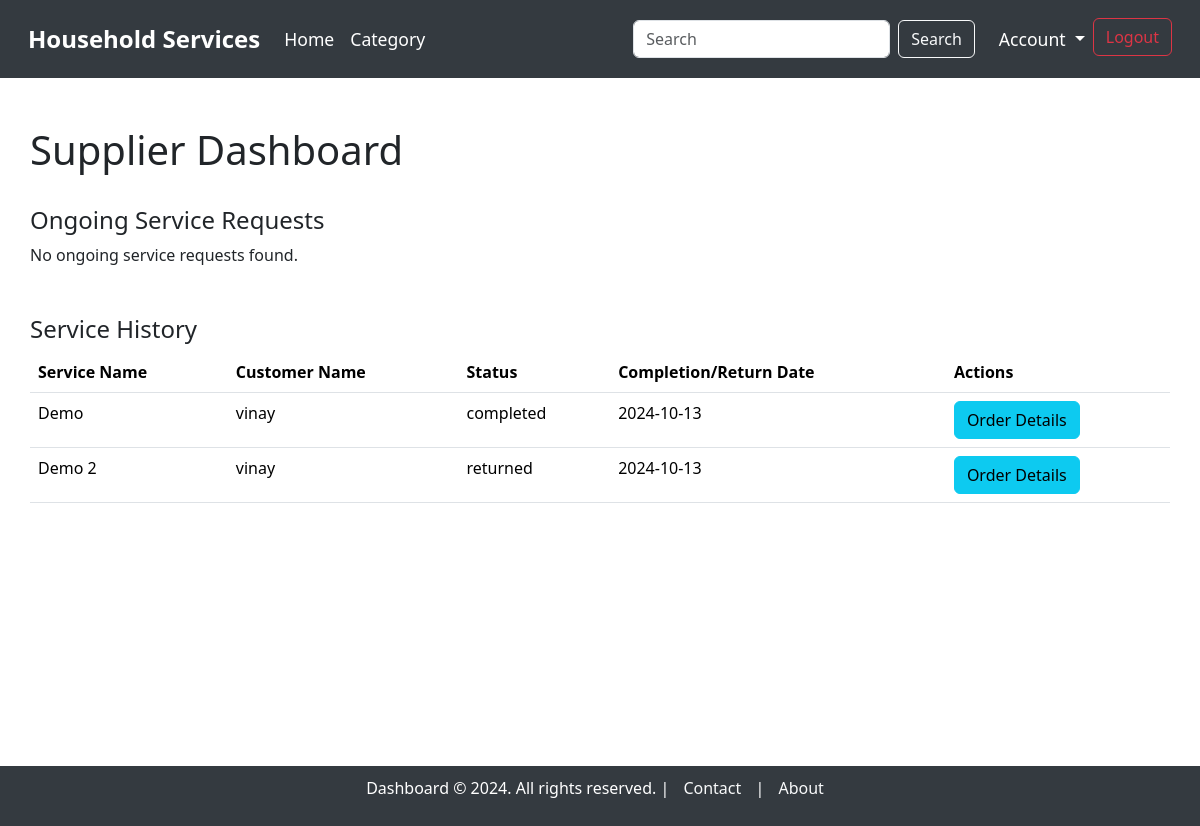
/supplier_dashboard (signed in), run on an earlier commit of the app's database.
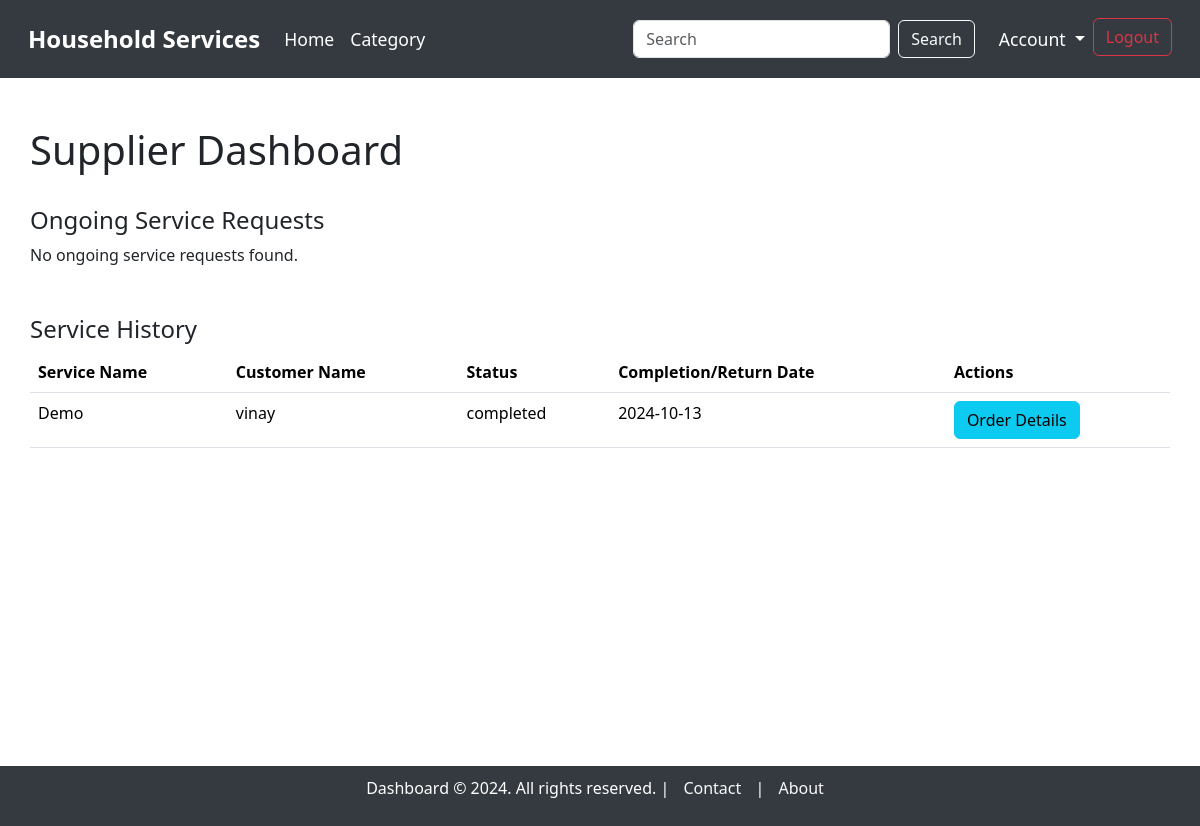
And on a later commit of the database.
### model.py (models this page shows, shortened)
class ServiceRequest(db.Model):
    __tablename__ = "service_requests"
    service_request_id = db.Column(db.Integer, autoincrement=True, primary_key=True)
    service_id = db.Column(db.Integer, db.ForeignKey('service.service_id'), nullable=False)
    user_id = db.Column(db.Integer, db.ForeignKey('users.user_id'), nullable=False)
    supplier_id = db.Column(db.Integer, db.ForeignKey('users.user_id'), nullable=True)  # Link to supplier (optional)
    service_description = db.Column(db.String, nullable=False)
    experience_years = db.Column(db.Integer, nullable=True)
    created_at = db.Column(db.DateTime, default=datetime.utcnow)
    updated_at = db.Column(db.DateTime, default=datetime.utcnow, onupdate=datetime.utcnow)
    date_requested = db.Column(db.DateTime, default=datetime.utcnow, nullable=True)
    date_issued = db.Column(db.DateTime, nullable=True)  #accepted date
    date_completed = db.Column(db.DateTime, nullable=True)
    date_returned = db.Column(db.DateTime, nullable=True)
    status = db.Column(db.String, default='pending')  # 'pending', 'accepted', 'rejected', 'completed', 'returned', 'cancelled'
    price = db.Column(db.Integer, nullable=False)  # Price associated with the service
    customer = db.relationship('User', foreign_keys=[user_id], backref='customer_requests')
    supplier = db.relationship('User', foreign_keys=[supplier_id], backref='supplier_requests')
    service = db.relationship('Service', backref='requests')

class Service(db.Model):
    __tablename__ = "service"
    service_id = db.Column(db.Integer, autoincrement=True, primary_key=True)
    category_id = db.Column(db.Integer, db.ForeignKey('category.category_id'), nullable=False)  # Link to Category model
    supplier_id = db.Column(db.Integer, db.ForeignKey('users.user_id'), nullable=False)  # Link to the supplier
    service_name = db.Column(db.String, unique=True, nullable=False)
    service_description = db.Column(db.String, nullable=False)
    created_at = db.Column(db.DateTime, default=datetime.utcnow)
    updated_at = db.Column(db.DateTime, default=datetime.utcnow, onupdate=datetime.utcnow)
    price = db.Column(db.Integer)
    image = db.Column(db.String)  # Path to the uploaded image
    supplier = db.relationship('User', backref='services')  # Relationship to supplier (User)
    category = db.relationship('Category', backref='services')  # Relationship to Category

class User(db.Model):
    __tablename__ = "users"
    user_id = db.Column(db.Integer, autoincrement=True, primary_key=True)
    full_name = db.Column(db.String, nullable=False)
    username = db.Column(db.String, unique=True, nullable=False)
    email = db.Column(db.String, unique=True, nullable=False)
    password = db.Column(db.String, nullable=False)
    address = db.Column(db.String, nullable=False)
    pincode = db.Column(db.String, nullable=False)
    role = db.Column(db.String, nullable=False)  # 'customer' or 'supplier'
    service_name = db.Column(db.String)  # Only applicable if the user is a supplier
    experience_years = db.Column(db.Integer)  # Only applicable if the user is a supplier
    document = db.Column(db.String)  # Path or name of the uploaded document, only for suppliers

### main.py (the view)
@app.route('/supplier_dashboard', methods=['GET'])
@login_required(role="supplier")
def supplier_dashboard():
    user_id = session.get('user_id')
    services = Service.query.filter_by(supplier_id=user_id).all()
    service_requests = ServiceRequest.query.filter(ServiceRequest.service_id.in_([service.service_id for service in services]),
                                                   ServiceRequest.status.in_(['pending', 'accepted'])).all()
    history_requests = ServiceRequest.query.filter(ServiceRequest.service_id.in_([service.service_id for service in services]),
                                                   ServiceRequest.status.in_(['completed', 'returned'])).all()
    return render_template('dashboard/supplier_dashboard.html',
                           service_requests=service_requests,
                           history_requests=history_requests)

### main.py (called while the page is built)
def login_required(role):
    def wrapper(original):
        @wraps(original)
        def inner(*args, **kwargs):  # *args = list of arguments, **kwargs = key word arguments
            if session.get("username") and session.get("role") == role:
                return original(*args, **kwargs)
            else:
                flash(f"You need to login as {role}", "warning")
                return redirect(url_for("login"))
        return inner
    return wrapper

### templates/dashboard/supplier_dashboard.html (shortened to what this page needs)
{% extends 'base_dashboard.html' %}
{% block content %}
<div class="container mt-5">
    <h1>Supplier Dashboard</h1>
    <br>
    <h4>Ongoing Service Requests</h4>
    {% if service_requests %}
        <table class="table">
            <thead>
                <tr>
                    <th>Customer Name</th>
                    <th>Service Name</th>
                    <th>Status</th>
                    <th>Requested Date</th>
                    <th>Accepted Date</th>
                    <th>Actions</th>
                </tr>
            </thead>
            <tbody>
                {% for request in service_requests %}
                    <tr>
                        <td>{{ request.customer.full_name }}</td>
                        <td>{{ request.service.service_name }}</td>
                        <td>{{ request.status }}</td>
                        <td>{{ request.date_requested.strftime('%Y-%m-%d') }}</td>
                        <td>{{ request.date_issued.strftime('%Y-%m-%d') if request.date_issued else 'N/A' }}</td>
                        <td>
                            <form action="{{ url_for('update_service_request', service_request_id=request.service_request_id) }}" method="POST">
                                <select name="status" class="form-select">
                                    <option value="accepted">Accept</option>
                                    <option value="rejected">Reject</option>
                                    <option value="completed">Complete</option>
                                </select>
                                <button type="submit" class="btn btn-primary mt-2">Update</button>
                            </form>
                            <a href="{{ url_for('order_details', service_request_id=request.service_request_id) }}" class="btn btn-info mt-2">Order Details</a>
                        </td>
                    </tr>
                {% endfor %}
            </tbody>
        </table>
    {% else %}
        <p>No ongoing service requests found.</p>
    {% endif %}
    <h4 class="mt-5">Service History</h4>
    {% if history_requests %}
        <table class="table">
            <thead>
                <tr>
                    <th>Service Name</th>
                    <th>Customer Name</th>
                    <th>Status</th>
                    <th>Completion/Return Date</th>
                    <th>Actions</th>
                </tr>
            </thead>
            <tbody>
                {% for request in history_requests %}
                    <tr>
                        <td>{{ request.service.service_name }}</td>
                        <td>{{ request.customer.full_name }}</td>
                        <td>{{ request.status }}</td>
                        <td>
                            {% if request.status == 'completed' %}
                                {{ request.date_completed.strftime('%Y-%m-%d') if request.date_completed else 'N/A' }}
                            {% elif request.status == 'returned' %}
                                {{ request.date_returned.strftime('%Y-%m-%d') if request.date_returned else 'N/A' }}
                            {% endif %}
                        </td>
                        <td>
                            <a href="{{ url_for('order_details', service_request_id=request.service_request_id) }}" class="btn btn-info">Order Details</a>
                        </td>
                    </tr>
                {% endfor %}
            </tbody>
        </table>
    {% else %}
        <p>No service history found.</p>
    {% endif %}
</div>
{% endblock %}

### templates/base_dashboard.html (shortened to what this page needs)
<!DOCTYPE html>
<html lang="en">
<head>
    <link href="https://cdn.jsdelivr.net/npm/bootstrap@5.3.3/dist/css/bootstrap.min.css" rel="stylesheet"
>
</head>
<body>
    <nav class="navbar navbar-expand-lg">
        <div class="container-fluid">
            <a class="navbar-brand" href="/">Household Services</a>
            <div class="collapse navbar-collapse" id="navbarNavDropdown">
                <ul class="navbar-nav me-auto mb-2 mb-lg-0">
                    <li class="nav-item">
                        <a class="nav-link" href="/">Home</a>
                    </li>
                    <li class="nav-item">
                        <a class="nav-link" href="/category/category_dashboard.html">Category</a>
                    </li>
                </ul>
                <form class="d-flex me-3" action="/search" method="GET">
                    <input class="form-control me-2" type="search" name="query" placeholder="Search" aria-label="Search">
                    <button class="btn btn-outline-light" type="submit">Search</button>
                </form>
                <ul class="navbar-nav">
                    {% if session.get('username') %}
                        <li class="nav-item dropdown">
                            <a class="nav-link dropdown-toggle" href="#" id="accountDropdown" role="button"
                                data-bs-toggle="dropdown" aria-expanded="false">
                                Account
                            </a>
                        </li>
                        <li class="nav-item">
                            <form action="{{ url_for('logout') }}" method="POST" class="d-inline">
                                <button type="submit" class="btn btn-outline-danger">Logout</button>
                            </form>
                        </li>
                    {% else %}
                        <li class="nav-item">
                            <a class="btn btn-outline-primary" href="/login">Login</a>
                        </li>
                    {% endif %}
                </ul>
            </div>
        </div>
    </nav>
    <div class="container mt-5" style="min-height: 80vh;">
        {% block content %}
        {% endblock %}
    </div>
    <footer>
        <p>Dashboard © 2024. All rights reserved. |
            <a href="/contact">Contact</a> |
            <a href="/about">About</a>
        </p>
    </footer>
</body>
</html>

### templates/base_dashboard.html (style rules this page uses)
.navbar-brand { font-weight: bold; font-size: 1.5rem; }
.nav-item .nav-link { font-size: 1.1rem; }
.navbar { background-color: #343a40; padding: 1rem; }
.navbar .nav-link, .navbar .navbar-brand { color: white; }
footer { background-color: #343a40; color: white; padding: 10px 0; text-align: center; width: 100%; position: relative; bottom: 0; }
footer a { color: #f8f9fa; margin: 0 10px; text-decoration: none; }
body { overflow-x: hidden; }
.container { max-width: 100%; padding: 0 15px; }

What changed in the data, as far as the page shows it:
removed ServiceRequest: service.service_name "Demo 2", customer.full_name "vinay", status "returned", date_returned "2024-10-13"
